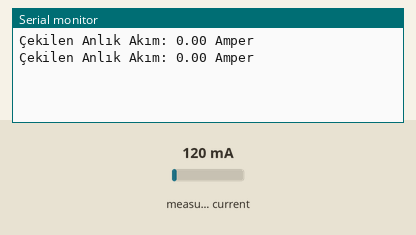
This sketch was run on a simulated ESP32. On the bench: the last lines printed to the serial monitor. The test bench sets the inputs (shaded band); at power-on: measured current 120 mA.

Above: at 6.9 s.
7.0 s: measured current set to 500 mA
At 9.7 s:
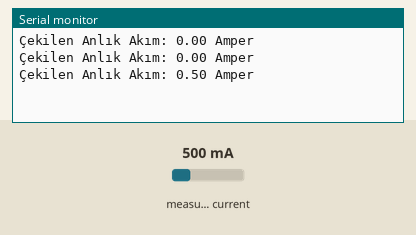
11.5 s: measured current set to 1000 mA
At 13.2 s:
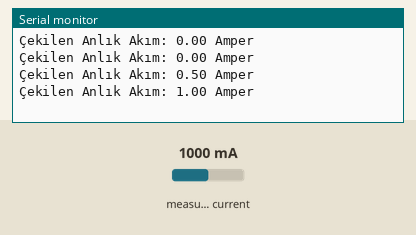
Timing chart, 0 to 14.7 s (numbered marks = the images above; inputs shaded):
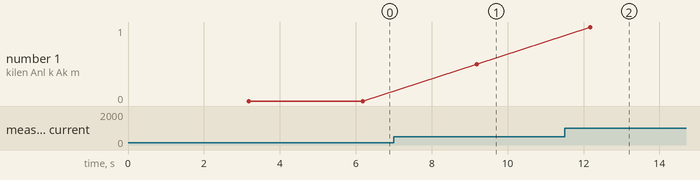

Measured:
- after the input at 7.0 s, the serial monitor: prints a new line after 2.2 s (image 1)
- after the input at 11.5 s, the serial monitor: prints a new line after 0.68 s (image 2)
- plotted number 1: 0 → 0.5 after the input at 7.0 s, 0.5 → 1 after the input at 11.5 s

The sketch:

004_ESP32_Room_Control_Washing_Machine.ino
```cpp
// SCT-013 Akım Sensörü (30A Veya 100A)
// SCT-013 Kulaklık Jakı Dönüştürücü Kartı
// Dişi-Erkek Jumper Kablo
// ESP32 NodeMCU ve Breadboard
// 1 metrelik uzatma kablosu (sct-013 sensörü kelepçe bağlantısı için prize giden kabloyu kesip içinden tek bir hatta takmak gerekiyor. Örn: faz)
// Thinger.io + kütüphaneleri indir.

#include <WiFi.h>
#include <ThingerESP32.h>
#include "EmonLib.h" // Akım sensörü hesaplama kütüphanesi

// --- EVİNİZİN Wİ-Fİ BİLGİLERİNİ YAZIN ---
#define SSID "EV_WIFI_ADINIZ"
#define SSID_PASSWORD "EV_WIFI_SIFRENIZ"

// --- THINGER.IO KİMLİK BİLGİLERİ ---
#define USERNAME "Yunus_Kunduz"
#define DEVICE_ID "esp32_role_kartim"
#define DEVICE_CREDENTIAL "esp32_role_kartim"

ThingerESP32 thing(USERNAME, DEVICE_ID, DEVICE_CREDENTIAL);
EnergyMonitor emon1; // Akım izleme nesnesi oluşturuluyor

// --- AKIM SENSÖRÜ PİN TANIMLAMASI ---
#define CURRENT_SENSOR_PIN 34

// Makine durumunu tutan değişken (Telefonda görünecek yazı)
String washing_machine_status = "OFFLINE";

void setup() {
  Serial.begin(115200);

  // Thinger.io Wi-Fi Bağlantısı
  thing.add_wifi(SSID, SSID_PASSWORD);

  // SCT-013 Sensör Kalibrasyonu
  // (34: Analog pin numarası, 30: 30A'lik sensör için kalibrasyon katsayısıdır)
  emon1.current(CURRENT_SENSOR_PIN, 30.0);

  // --- THINGER.IO TELEMETRİ BAĞLANTISI ---
  // Telefonunuzdaki Thinger panelinde görünecek veri etiketleri
  thing["appliance_monitor"] >> [](pson& out){
    out["machine_status"] = washing_machine_status;
  };
}

void loop() {
  thing.handle();

  // Her 3 saniyede bir akım ölçümü yap (Sistemi yormamak için)
  static unsigned long last_measurement = 0;
  if (millis() - last_measurement > 3000) {
    last_measurement = millis();

    // 1480 örnek alarak Irms (Etkin Akım) değerini hesapla
    double Amps = emon1.calcIrms(1480);

    // Güvenlik ve gürültü filtresi: 0.15 Amper altındaki parazitleri sıfır kabul et
    if (Amps < 0.15) {
      Amps = 0;
    }

    Serial.print("Çekilen Anlık Akım: ");
    Serial.print(Amps);
    Serial.println(" Amper");

    // --- OTONOM DURUM ANALİZİ ---
    if (Amps > 0.8) {
      // Makine motoru veya rezistansı devredeyse
      washing_machine_status = "RUNNING";
    }
    else if (Amps == 0 && washing_machine_status == "RUNNING") {
      // Makine daha önce çalışıyordu ama artık akım sıfıra düştüyse yıkama bitmiştir
      washing_machine_status = "FINISHED";
    }
    else if (Amps == 0) {
      // Makine tamamen kapalıysa
      washing_machine_status = "IDLE / READY";
    }
  }
}
```
